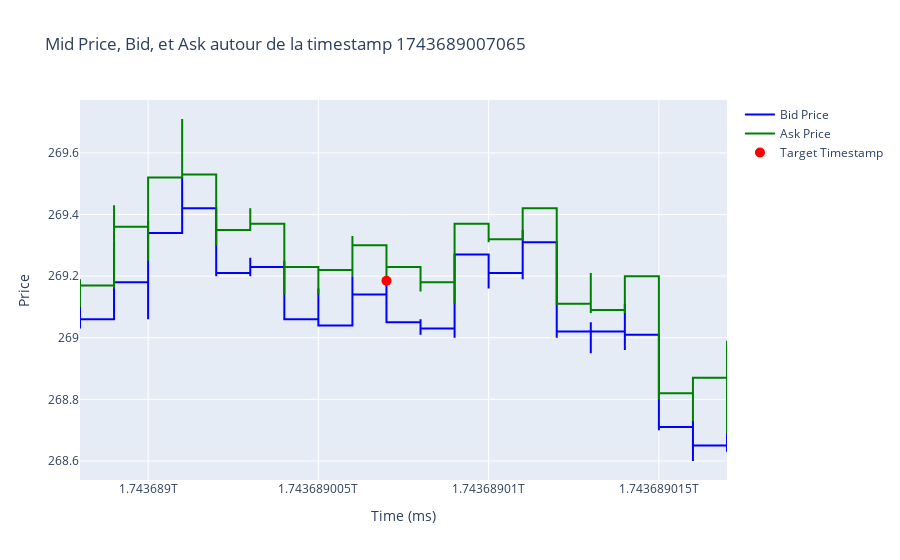

Here is the notebook cell this chart was saved with:
### Code cell
import pandas as pd
import plotly.graph_objects as go

timestamp_to_plot = 1743689007065
window = 10 * 1000


df_window = df_price[
    (df_price['time'] >= timestamp_to_plot - window) &
    (df_price['time'] <= timestamp_to_plot + window)
]

fig = go.Figure()

# fig.add_trace(go.Scatter(
#     x=df_window['time'],
#     y=df_window['mid_price'],
#     mode='lines',
#     line_shape='hv', 
#     name='Mid Price',
#     line=dict(color='orange')
# ))

fig.add_trace(go.Scatter(
    x=df_window['time'],
    y=df_window['bid_price'],
    mode='lines',
    line_shape='hv',
    name='Bid Price',
    line=dict(color='blue')
))


fig.add_trace(go.Scatter(
    x=df_window['time'],
    y=df_window['ask_price'],
    mode='lines',
    line_shape='hv',
    name='Ask Price',
    line=dict(color='green')
))


closest_idx = df_window['time'].sub(timestamp_to_plot).abs().idxmin()
closest_time = df_window.loc[closest_idx, 'time']
closest_price = df_window.loc[closest_idx, 'mid_price']


fig.add_trace(go.Scatter(
    x=[closest_time],
    y=[closest_price],
    mode='markers',
    marker=dict(color='red', size=10),
    name='Target Timestamp'
))


fig.update_layout(
    title=f"Mid Price, Bid, et Ask autour de la timestamp {timestamp_to_plot}",
    xaxis_title="Time (ms)",
    yaxis_title="Price",
    showlegend=True
)

fig.show()

### Figure 1 — Plotly figure (JSON) as saved in the notebook; plotly's stock layout.template omitted (floating-point values rounded to 4 significant figures; data arrays with more than 128 entries replaced by an {"elided": "..."} marker saying what was removed)
{"data": [{"line": {"color": "blue", "shape": "hv"}, "mode": "lines", "name": "Bid Price", "type": "scatter", "x": {"elided": "1867 int values"}, "y": {"elided": "1867 float values"}}, {"line": {"color": "green", "shape": "hv"}, "mode": "lines", "name": "Ask Price", "type": "scatter", "x": {"elided": "1867 int values"}, "y": {"elided": "1867 float values"}}, {"marker": {"color": "red", "size": 10}, "mode": "markers", "name": "Target Timestamp", "type": "scatter", "x": [1743689007000], "y": [269.2]}], "layout": {"showlegend": true, "title": {"text": "Mid Price, Bid, et Ask autour de la timestamp 1743689007065"}, "xaxis": {"title": {"text": "Time (ms)"}}, "yaxis": {"title": {"text": "Price"}}}}
